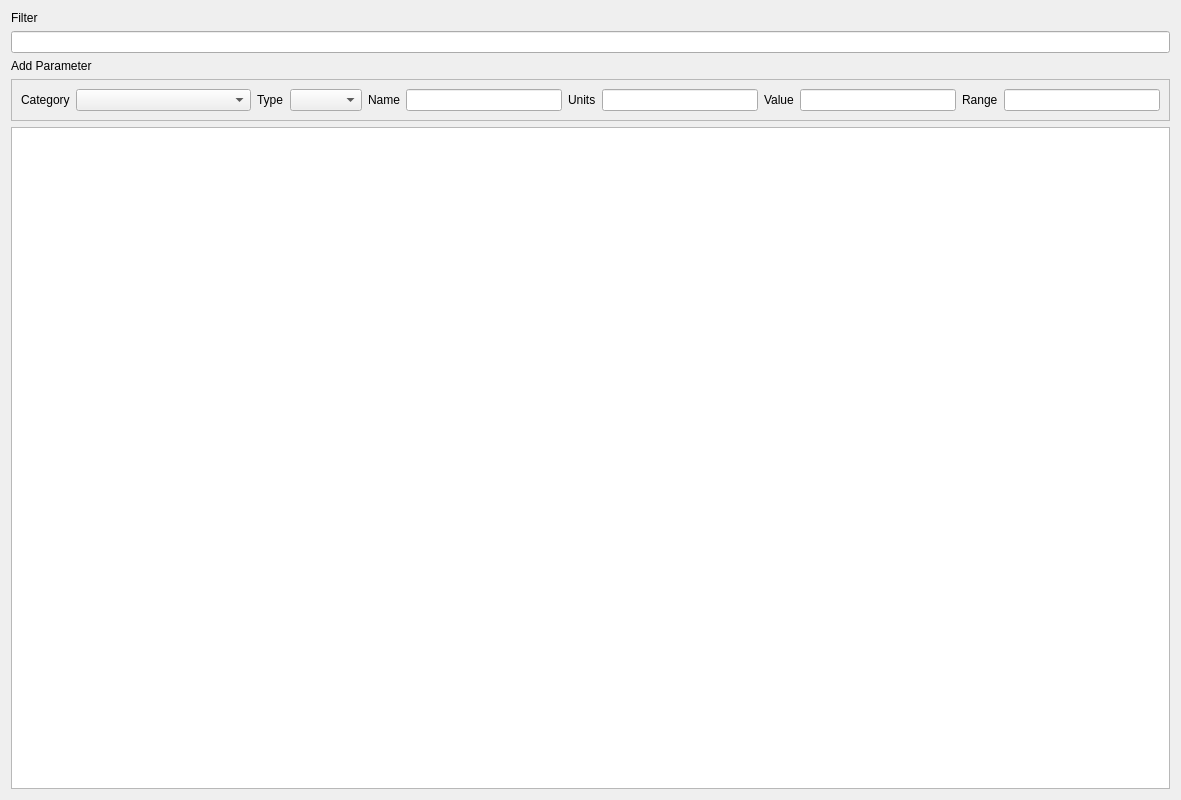
<?xml version="1.0" encoding="UTF-8"?>
<ui version="4.0">
 <class>Form</class>
 <widget class="QWidget" name="Form">
  <property name="windowModality">
   <enum>Qt::NonModal</enum>
  </property>
  <property name="geometry">
   <rect>
    <x>0</x>
    <y>0</y>
    <width>1181</width>
    <height>800</height>
   </rect>
  </property>
  <property name="sizePolicy">
   <sizepolicy hsizetype="Preferred" vsizetype="Preferred">
    <horstretch>0</horstretch>
    <verstretch>0</verstretch>
   </sizepolicy>
  </property>
  <property name="minimumSize">
   <size>
    <width>0</width>
    <height>800</height>
   </size>
  </property>
  <property name="windowTitle">
   <string>Form</string>
  </property>
  <layout class="QVBoxLayout" name="verticalLayout">
   <item>
    <widget class="QLabel" name="label">
     <property name="text">
      <string>Filter</string>
     </property>
    </widget>
   </item>
   <item>
    <widget class="QLineEdit" name="uiFilter">
     <property name="text">
      <string/>
     </property>
    </widget>
   </item>
   <item>
    <widget class="QLabel" name="label_3">
     <property name="text">
      <string>Add Parameter</string>
     </property>
    </widget>
   </item>
   <item>
    <widget class="QFrame" name="frame">
     <property name="frameShape">
      <enum>QFrame::StyledPanel</enum>
     </property>
     <property name="frameShadow">
      <enum>QFrame::Raised</enum>
     </property>
     <layout class="QHBoxLayout" name="horizontalLayout_4">
      <item>
       <widget class="QLabel" name="label_2">
        <property name="text">
         <string>Category</string>
        </property>
       </widget>
      </item>
      <item>
       <widget class="QComboBox" name="category_select">
        <property name="sizePolicy">
         <sizepolicy hsizetype="Fixed" vsizetype="Fixed">
          <horstretch>0</horstretch>
          <verstretch>0</verstretch>
         </sizepolicy>
        </property>
        <property name="minimumSize">
         <size>
          <width>175</width>
          <height>0</height>
         </size>
        </property>
       </widget>
      </item>
      <item>
       <widget class="QLabel" name="label_8">
        <property name="text">
         <string>Type</string>
        </property>
       </widget>
      </item>
      <item>
       <widget class="QComboBox" name="category_select_2">
        <property name="sizePolicy">
         <sizepolicy hsizetype="Fixed" vsizetype="Fixed">
          <horstretch>0</horstretch>
          <verstretch>0</verstretch>
         </sizepolicy>
        </property>
        <property name="minimumSize">
         <size>
          <width>0</width>
          <height>0</height>
         </size>
        </property>
       </widget>
      </item>
      <item>
       <widget class="QLabel" name="label_4">
        <property name="text">
         <string>Name</string>
        </property>
       </widget>
      </item>
      <item>
       <widget class="QLineEdit" name="lineEdit"/>
      </item>
      <item>
       <widget class="QLabel" name="label_5">
        <property name="text">
         <string>Units</string>
        </property>
       </widget>
      </item>
      <item>
       <widget class="QLineEdit" name="lineEdit_2"/>
      </item>
      <item>
       <widget class="QLabel" name="label_6">
        <property name="text">
         <string>Value</string>
        </property>
       </widget>
      </item>
      <item>
       <widget class="QLineEdit" name="lineEdit_3"/>
      </item>
      <item>
       <widget class="QLabel" name="label_7">
        <property name="text">
         <string>Range</string>
        </property>
       </widget>
      </item>
      <item>
       <widget class="QLineEdit" name="lineEdit_4"/>
      </item>
     </layout>
    </widget>
   </item>
   <item>
    <widget class="QTreeView" name="uiTree">
     <property name="sizePolicy">
      <sizepolicy hsizetype="Preferred" vsizetype="Expanding">
       <horstretch>0</horstretch>
       <verstretch>0</verstretch>
      </sizepolicy>
     </property>
     <property name="minimumSize">
      <size>
       <width>800</width>
       <height>150</height>
      </size>
     </property>
     <property name="font">
      <font>
       <pointsize>12</pointsize>
      </font>
     </property>
     <property name="tabKeyNavigation">
      <bool>true</bool>
     </property>
     <property name="sortingEnabled">
      <bool>false</bool>
     </property>
     <attribute name="headerDefaultSectionSize">
      <number>250</number>
     </attribute>
     <attribute name="headerMinimumSectionSize">
      <number>100</number>
     </attribute>
     <attribute name="headerStretchLastSection">
      <bool>true</bool>
     </attribute>
    </widget>
   </item>
  </layout>
  <zorder>label</zorder>
  <zorder>uiTree</zorder>
  <zorder>frame</zorder>
  <zorder>uiFilter</zorder>
  <zorder>label_3</zorder>
  <zorder>label_2</zorder>
 </widget>
 <resources/>
 <connections/>
</ui>
